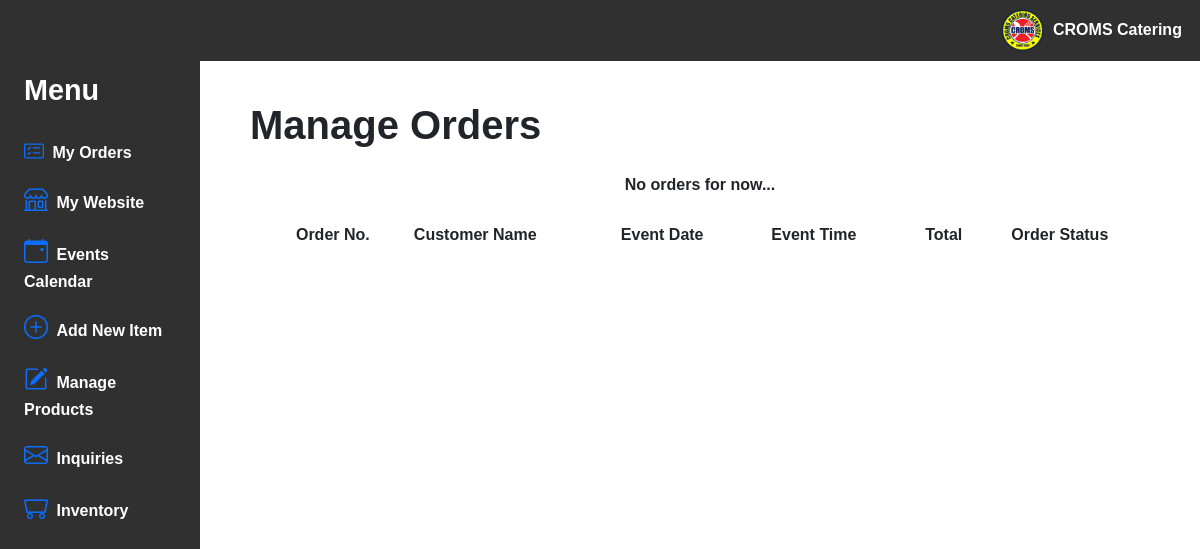
Before: /PHP/admin/manageOrders.php (signed in) with the older database file.
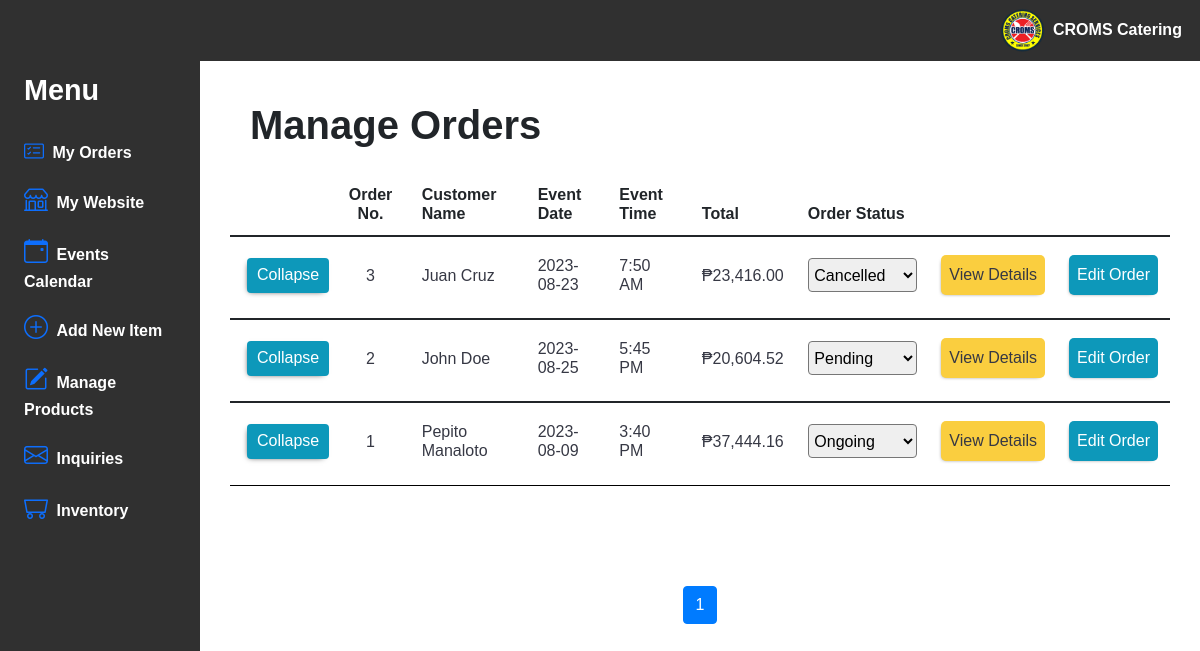
After: the same page with the newer database file.
### tables this page shows
CREATE TABLE `orders` (
  `orderId` int(11) UNSIGNED NOT NULL,
  `orderDate` timestamp NOT NULL DEFAULT current_timestamp(),
  `cxName` varchar(255) DEFAULT NULL,
  `contactNo` varchar(20) DEFAULT NULL,
  `eventDate` date DEFAULT NULL,
  `eventTime` varchar(64) DEFAULT NULL,
  `eventLocation` varchar(255) DEFAULT NULL,
  `request` text DEFAULT NULL,
  `totalPrice` decimal(10,2) DEFAULT NULL,
  `orderStatus` varchar(50) DEFAULT 'pending'
);

### includes/showOrders.inc.php (the view, shortened to what the changed rows need)
<?php
	function displayOrders(){
		require_once '../../includes/database.inc.php';
			$results_per_page = 12;
			$current_page = isset($_GET['page']) ? $_GET['page'] : 1;
			$start_index = ($current_page - 1) * $results_per_page;
			$query = "SELECT * FROM orders ORDER BY orderDate DESC LIMIT $start_index, $results_per_page";
			$result = mysqli_query($conn, $query);
			if (mysqli_num_rows($result) > 0) {
				while ($row = mysqli_fetch_assoc($result)) {
					$orderDate = $row['orderDate'];
					$date = explode(" ", $orderDate);
					unset($date[1]);
					$date = implode(" ", $date);
					$totalP = $row['totalPrice'];
					$dateTime = DateTime::createFromFormat('H:i', $row['eventTime']);
					$formattedTime = $dateTime->format('g:i A');
					echo "
						<tbody>
						<tr class='accordion-toggle'>
							<td style='vertical-align: middle;'><button type='button' data-toggle='collapse' data-target='#order-info-" . $row["orderId"] . "' class='btn btn-others btn-xs btn-collapse'>Collapse</button></td>
							<td style='vertical-align: middle;text-align: center;'>" . $row["orderId"] . "</td>
							<td style='vertical-align: middle;'>" . $row["cxName"] . "</td>
							<td style='vertical-align: middle;'>" . $row["eventDate"] . "</td>
							<td style='vertical-align: middle;'>". $formattedTime . "</td>
							<td style='vertical-align: middle;'>₱". number_format($totalP, 2, '.', ',') . "</td>";
							echo "<td style='vertical-align: middle;'>";
							echo "<select form='orderStatus' class='status' name='changeOrderStatus[]' onchange='updateOrderStatus()'>";
							if ($row['orderStatus'] == 'pending'){
								echo "<option value='pending' selected='selected'>Pending</option>";
							}else{echo "<option value='pending'>Pending</option>";}
							if ($row['orderStatus'] == 'ongoing'){
								echo "<option value='ongoing' selected='selected'>Ongoing</option>";
							}else{echo "<option value='ongoing'>Ongoing</option>";}
							if ($row['orderStatus'] == 'cancelled'){
								echo "<option value='cancelled' selected='selected'>Cancelled</option>";
							}else{echo "<option value='cancelled'>Cancelled</option>";}
							echo "</select>";
							echo "</td>";
							echo "<td><button type='button' class='btn btn-secondary status' data-toggle='modal' data-target='#myModal" . $row["orderId"] . "'>View Details</button></td>";
							echo "<td><button type='button' class='btn btn-others status' data-toggle='modal' data-target='#editOrder-" . $row["orderId"] . "'>Edit Order</button></td>";
							echo "</tr>
								<tr>
									<td colspan='12' class='hiddenRow' style='background: transparent; padding: 0px;'>
									<div class='accordion-body collapse' id='order-info-" . $row["orderId"] . "'>
									<table class='table table-striped table-hover'>
									<thead>
										<tr class='info mb-2'>
											<th style='text-align: center;'>Order Date</th>
											<th>Contact Number</th>
											<th>Event Location</th>
											<th>Request</th>
										</tr>
									</thead>
							<tbody>
								<tr data-toggle='collapse'  class='accordion-toggle'>
									<td class='col-md-2' style='text-align: center;'>" . $date . "</td>
									<td class='col-md-2' style='text-transform: capitalize;'>". $row['contactNo'] . "</td>
									<td class='col-md-3'>". $row['eventLocation'] . "</td>
									<td class='col-md-5' style='word-wrap: break-word;min-width: 160px;max-width: 160px;line-height: 1.3em;'>" . ucfirst($row['request']) . "</td>
								</tr>
                      		</tbody>
              			</table>
                		</div>
          				</td>
        				</tr>";
					$orderId = $row["orderId"];
					$sql2 = "SELECT oi.*, p.*
							FROM order_items oi
							INNER JOIN products p ON oi.prodId = p.prodId
							WHERE oi.orderId = $orderId;";
					$result2 = mysqli_query($conn, $sql2);
					$rows = "";
					if (mysqli_num_rows($result2) > 0) {
						while($row2 = mysqli_fetch_assoc($result2)) {
							$totallProdPrice = ($row2["prodPrice"] * $row2["pax"]);
							if($row2["rice"] == "on"){
								$riceStmt = "Yes";
							}else{$riceStmt = "No";}
							$rows .= "<div class='row pkg-row'><div class='col-2 modal-td' style='text-align:center;'>" . $row2["pkgId"] . "</div><div class='col-1 modal-td'>" . $riceStmt . "</div>
							<div class='col-3 modal-td'>" . $row2["prodName"] . "</div><div class='col-1 modal-td'>" . $row2["pax"] . "</div>
							<div class='col-2 modal-td'>₱" . number_format($totallProdPrice, 2, '.', ',') . "</div>
							<div class='col-2 modal-td'>₱" . number_format($row2['pkgTotal'], 2, '.', ',') . "</div></div>";
						}
					} else {
						$rows .= "<tr><td colspan='3'>No items found.</td></tr>";
					}
					$rows_edit = "";
					$rows_edit .= "
					<div class='d-flex justify-content-start flex-column'>
					<div class='row'>
						<div class='col-12'>
							<label style='margin-bottom: 0.2rem;'>Customer Name </label>
						</div>
						<div class='col-12 form-group'>
							<input form='editOrderForm-". $row['orderId'] ."' class='form-control code' name='cxName' value='" . $row["cxName"] . "' type='text' style='margin-bottom:4px; width: 100%;padding: 4px 6px;'></input>
						</div>
					</div>
					<div class='row'>
						<div class='col-12 form-group'>
							<label style='margin-bottom: 0.2rem;'>Event Date </label>
							<input form='editOrderForm-". $row['orderId'] ."' class='form-control code' name='eventDate' value='" . $row["eventDate"] . "' type='text' style='margin-bottom:width: 100%;4px;padding: 4px 6px;'></input>
						</div>
					</div>
					<div class='row'>
						<div class='col-12 form-group'>
							<label style='margin-bottom: 0.2rem;'>Event Time </label>
							<input form='editOrderForm-". $row['orderId'] ."' class='form-control code' name='eventTime' value='" . $formattedTime . "' type='text' style='margin-bottom:4px; padding: 4px 6px;'></input>
						</div>
					</div>
					<div class='row'>
						<div class='col-12 form-group'>
							<label style='margin-bottom: 0.2rem;'>Contact Number </label>
							<input form='editOrderForm-". $row['orderId'] ."' class='form-control code' name='contactNo' value='" . $row["contactNo"] . "' type='text' style='margin-bottom:4px;padding: 4px 6px;'></input>
						</div>
					</div>
					<div class='row'>
						<div class='col-12 form-group'>
							<label style='margin-bottom: 0.2rem;'>Event Location </label>
							<textarea form='editOrderForm-". $row['orderId'] ."' class='form-control' name='eventLocation' style='resize: none;' rows='3' required>". $row["eventLocation"] . "</textarea>
						</div>
					</div>
					<div class='row'>
						<div class='col-12 form-group'>
							<label style='margin-bottom: 0.2rem;'>Special Request </label>
							<textarea form='editOrderForm-". $row['orderId'] ."' class='form-control' name='request' rows='3' style='resize: none;' required>". $row["request"] . "</textarea>
						</div>
					</div>
						<input form='editOrderForm-". $row['orderId'] ."' type='hidden' name='orderId' value='" . $row["orderId"] . "'></input>
						<input form='editOrderForm-". $row['orderId'] ."' type='hidden' name='editOrder'></input>
					</div>";
					echo "<tr class='spacer'>";
					echo "<td colspan='100'></td>";
					echo "</tr>";
				}
			} else {
				echo "<p style='text-align: center;font-weight:bold;'>No orders for now...<p>";
			}
			return array($results_per_page, $current_page, $conn);
	}

### PHP/admin/manageOrders.php (shortened to what the changed rows need)
<?php
	include_once 'header.php';
	include_once '../../includes/showOrders.inc.php';
	include_once '../../includes/adminSidePanel.inc.php';
?>
	<div class="col py-3" style="background-color: white;">
		<h1>Manage Orders</h1>
		<div class="container p-0 mb-5">
			<div class="col-md-12">
				<div class="panel panel-default">
					<div class="table-responsive">
								<table class="table custom-table align-middle table-condensed">
									<thead>
										<tr>
											<th></th>
											<th style='text-align: center;'>Order No.</th>
											<th>Customer Name</th>
											<th>Event Date</th>
											<th>Event Time</th>
											<th>Total</th>
											<th>Order Status</th>
										</tr>
									</thead>
									<tbody>
										<?php
											list($results_per_page, $current_page, $conn) = displayOrders();
										?>
									</tbody>
								</table>
								<?php
									echo "<ul class='pagination'>";
									$sql_count = "SELECT COUNT(*) AS total FROM orders;";
									$result_count = mysqli_query($conn, $sql_count);
									$row_count = mysqli_fetch_assoc($result_count);
									$total_pages = ceil($row_count['total'] / $results_per_page);
									for ($i = 1; $i <= $total_pages; $i++) {
									echo "<li class='page-item" . ($i == $current_page ? ' active' : '') . "'>";
									echo "<a class='page-link' href='?page=$i'>$i</a>";
									echo "</li>";
									}
									echo "</ul>";
								?>
							</div>
						</div>
					</div>
				</div>
			</div>
    	</div>
	</div>
<?php
	include_once 'footer.php';
?>

Changed rows visible on the page:
added orders: orderId "3", cxName "Juan Cruz", eventDate "2023-08-23", eventTime "7:50 AM", totalPrice "23,416.00", orderStatus "Cancelled"
added orders: orderId "2", cxName "John Doe", eventDate "2023-08-25", eventTime "5:45 PM", totalPrice "20,604.52", orderStatus "Pending"
added orders: orderId "1", cxName "Pepito Manaloto", eventDate "2023-08-09", eventTime "3:40 PM", totalPrice "37,444.16", orderStatus "Ongoing"
Other visible differences:
new list line: "1"
text no longer shown: "No orders for now..."
